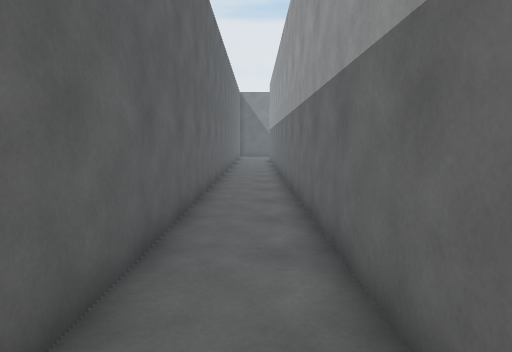
View 1 (above)

16 first-person views from a walk through a scene from a Unity 3-D project. The camera is 1.5 m above the floor, tilts 6° down and sees 75° across. The floor is counted in squares, 1 m on a side. Each view is taken from the middle of a square. On the plan, view 1 faces up. The plan holds only what a view shows up to about 15 squares ahead; the rest is blank. The player character is not drawn.

View 2
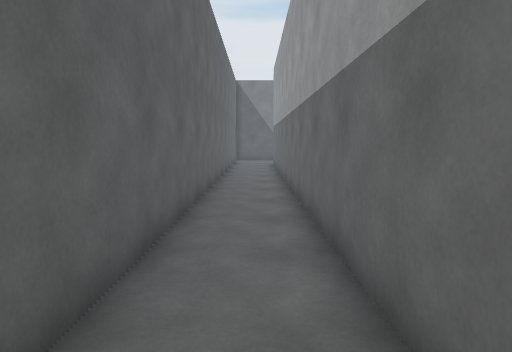

View 3
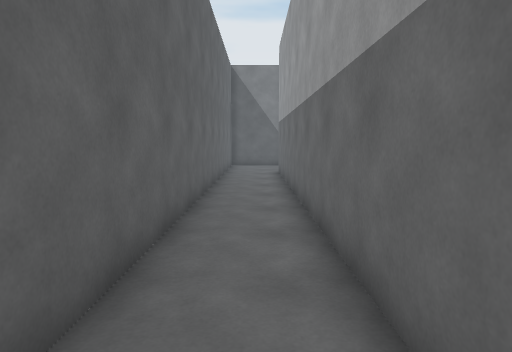

View 4
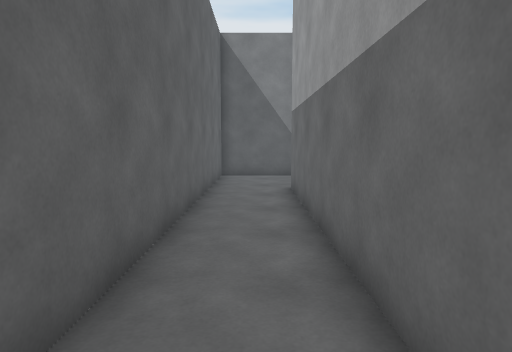

View 5
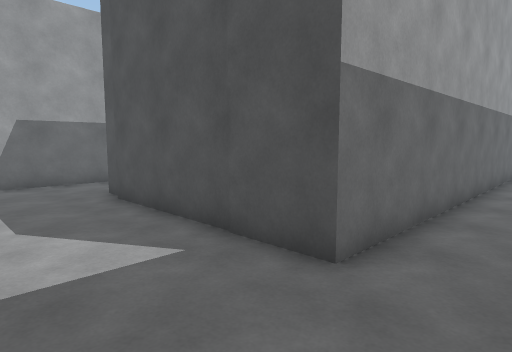

View 6
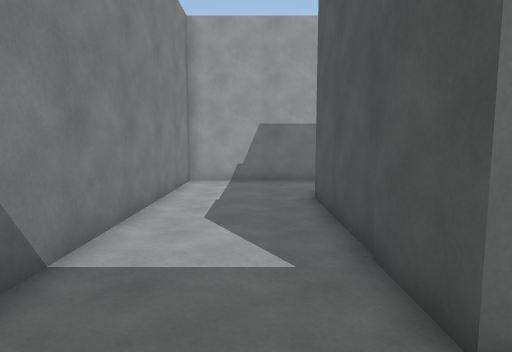

View 7
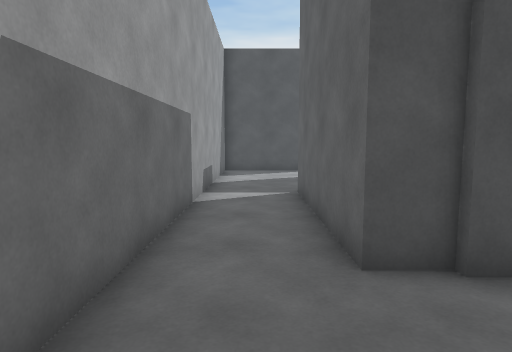

View 8
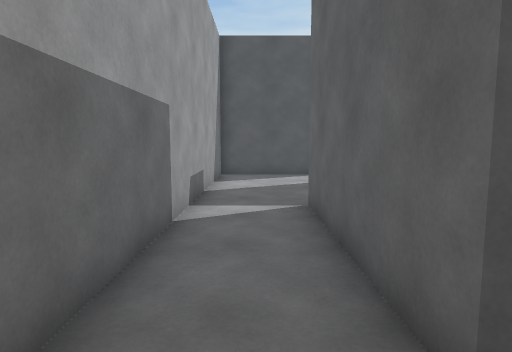

View 9
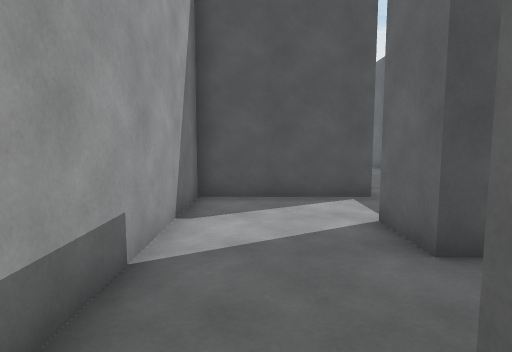

View 10
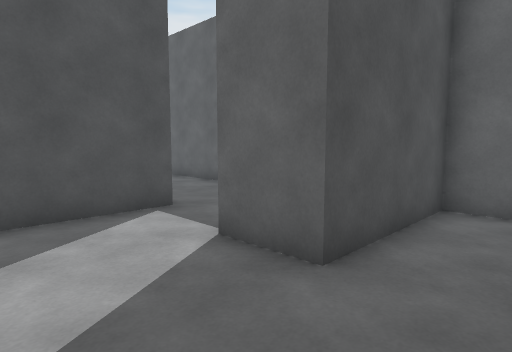

View 11
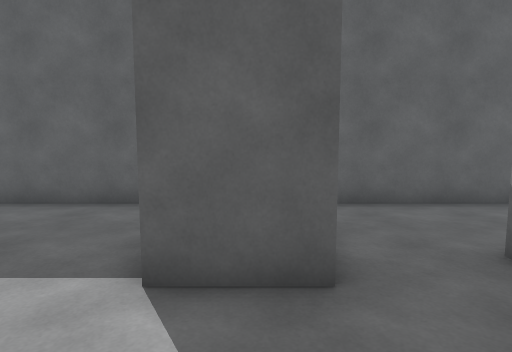

View 12
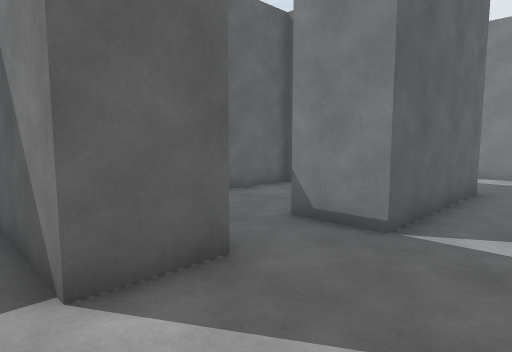

View 13
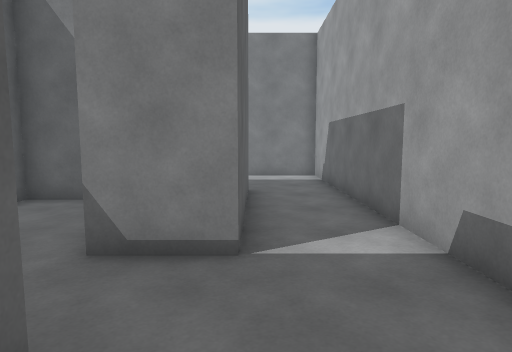

View 14
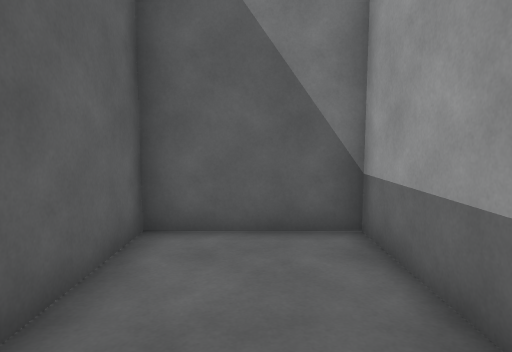

View 15
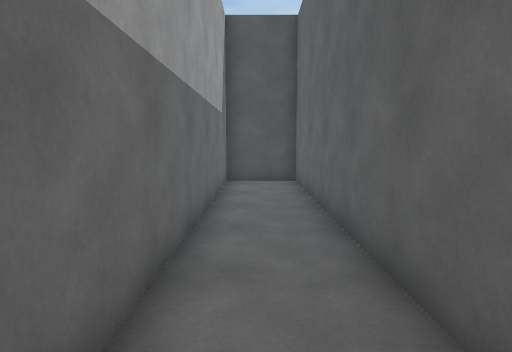

View 16
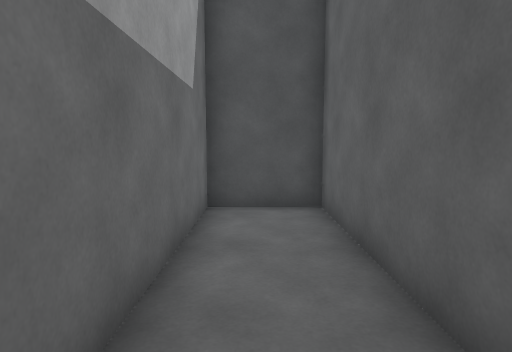

### Floor plan
Points are (right, up) in squares from view 1. A wall is a line through its corners. A room is listed if a view was taken in it or the views show most of it. See-through windows are left out.
Room 1 (views 1, 2, 3, 4, 5, 6, 7, 8, 9, 10, 15, 16)
walls: (7.6, 27.3) (8.8, 27.3) (8.8, 21.3); (11.6, 20.6) (11.6, 31.5) (-1.5, 31.5) (-1.5, -4.5) (1.1, -4.5) (1.1, 27.5) (7.8, 27.5)
ways out: opening at (10.5, 21.5) to room 2
Room 2 (views 11, 12, 13)
walls: (6.5, 18.8) (7.7, 18.8) (7.7, 16.8) (6.5, 16.8); (8.8, 21.3) (6.8, 21.3); (6.9, 14.1) (11.6, 14.1) (11.6, 20.6)
ways out: opening at (10.5, 21.5) to room 1; opening at (7, 20) to room 3; opening at (7.5, 15.5)
Room 3 (view 14)
walls: (6.8, 22.1) (6.8, 25.4) (3.1, 25.4) (3.1, 18.8) (6.5, 18.8)
ways out: opening at (7, 20) to room 2

Where each view was taken, in squares from view 1:
view 1: 0 up, 0 right, facing up
view 2: 6 up, 0 right, facing up
view 3: 11 up, 0 right, facing up
view 4: 17 up, 0 right, facing up
view 5: 31 up, 1 left, facing down-right
view 6: 29 up, 1 left, facing right
view 7: 31 up, 10 right, facing down
view 8: 29 up, 10 right, facing down
view 9: 23 up, 10 right, facing down
view 10: 21 up, 11 right, facing down-left
view 11: 18 up, 11 right, facing left
view 12: 16 up, 11 right, facing up-left
view 13: 17 up, 9 right, facing up
view 14: 20 up, 5 right, facing up
view 15: 8 up, 0 right, facing down
view 16: 3 up, 0 right, facing down
